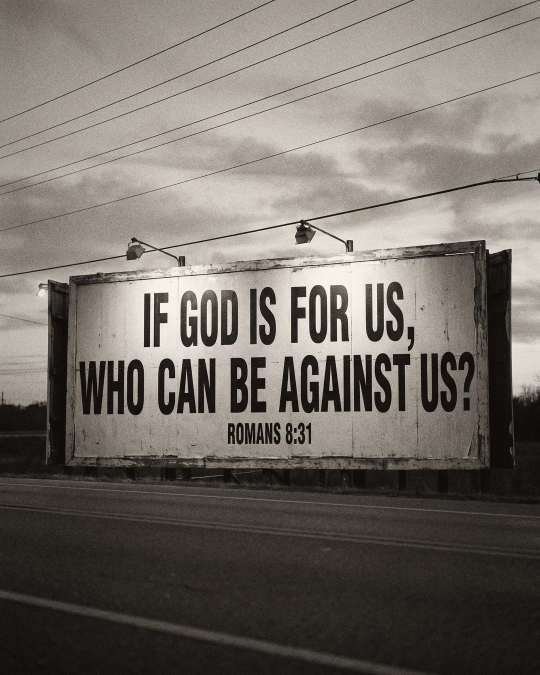
#> input picture world/2026-09-29/1.jpg, 1080 x 1350 px (shown at 1/2 size)
$ python -i world_run.py   (imports and definitions only)
#> lines starting #> are read from the running program, lines starting #| are printed output that depends on the picture
#> further down, picture is the input picture: PIL image 1080x1350 RGB; mean R, G, B 115.6, 109.2, 101.8
#!/usr/bin/env python3
"""
"Scripture in the world": the 11 AM Instagram carousel.

Every slide is a photograph with one short line placed in the scene (a
billboard, a cafe chalkboard, a note on a dashboard, a departure board), and
the last slide asks for an Amen. Most lines are word-for-word BSB; a couple
a day are our own conversational lines with the verse they come from beneath
them (studio/world/lines.json, checked by tools/check_world_lines.py). The
scenes are studio/world/scenes.json; Google's Gemini image model draws them.
This script plans the post, calls the model, gives every slide the same warm
black-and-white finish, checks the words on each slide, and records state.

    python3 tools/world_run.py status  W --date D   # posted, staged or fresh
    python3 tools/world_run.py plan    W --date D   # or --lines a,b,.. --scenes x,y,..
    python3 tools/world_run.py generate W [--only 3,5]
    python3 tools/world_run.py grade   W
    python3 tools/world_run.py verify  W            # compares W/work/read.json with the plan
    python3 tools/world_run.py final   W            # the cards that passed, in order
    python3 tools/world_run.py caption-check W
    python3 tools/world_run.py package W --date D --status posted|failed [--permalink U] [--media-id I] [--note T] [--staged]
    python3 tools/world_run.py sheet   W

The key: GEMINI_API_KEY, or --env-file PATH holding a GEMINI_API_KEY= line
(Ric's Mac reads the app repo's .env.local). In the cloud routine neither is
set: the environment's API credential adds the x-goog-api-key header on the
way out, so no command, file or variable there ever holds it.

W/work/read.json is written by whoever looks at the slides (Claude, in the
routine): {"1": "every word seen on slide 1", ...}, and W/work/defects.json
names slides with a visible flaw: {"4": "extra letters on a sign"}. `verify`
compares the words with the plan, word for word, ignoring case and
punctuation. A slide that fails is redrawn once; if it fails again, `final`
leaves it out. Nothing that misquotes Scripture is ever posted.
"""

import base64
import concurrent.futures
import datetime as dt
import json
import os
import random
import re
import shutil
import subprocess
import sys
import time
import urllib.error
import urllib.request

try:
    import PIL  # noqa: F401
except ImportError:
    # The cloud sandbox ships without Pillow, and its bare `pip` can install into
    # a different Python than `python3` (2026-10-08). Install into this one.
    subprocess.check_call([sys.executable, "-m", "pip", "install", "--quiet", "pillow"])

from PIL import Image, ImageChops, ImageDraw, ImageFont, ImageOps, ImageStat

import verses  # the record of what has been posted, for fresh Scripture

HERE = os.path.dirname(os.path.abspath(__file__))
ROOT = os.path.dirname(HERE)
WORLD = os.path.join(ROOT, "studio", "world")
STATE = os.path.join(ROOT, "studio", "state", "world-pointer.json")
SHARE_STATE = os.path.join(ROOT, "studio", "state", "share-pointer.json")
# Wednesday, Thursday and Sunday post a share format instead (tools/share_run.py).
SHARE_DAYS = {2: "thought", 3: "person", 6: "blessing"}
MORNING = os.path.join(ROOT, "studio", "state", "pointer.json")  # the 7 AM post's state
SETTINGS = os.path.join(ROOT, "studio", "config", "settings.json")
RAW = "https://raw.githubusercontent.com/Chasten-LLC/chasten-social/main/world/{date}/{n}.jpg"
MODEL = os.environ.get("WORLD_MODEL", "gemini-3-pro-image")
API = "https://generativelanguage.googleapis.com/v1beta/models/{model}:generateContent"
PRICE = 0.134  # dollars per 2K drawing on gemini-3-pro-image (ai.google.dev pricing, 2026-09)
W_OUT, H_OUT = 1080, 1350

# One theme gives each post its centre; the rest of the slides come from anywhere.
THEMES = ["trust", "peace", "strength", "hope", "love", "rest", "courage", "identity",
          "presence", "grace", "guidance", "timing", "joy", "prayer", "gratitude"]
CONTENT_SLIDES = 8   # plus the closing slide
SAID_PER_POST = 2    # our own conversational lines; the rest are Scripture
REST_FLOORS = (21, 14, 7, 1)  # days a verse rests, the strictest that still fills a post
LOOK_AHEAD = 13      # days of coming 7 AM and share posts whose verses the world post leaves alone
SCENE_GAP = 2        # posts before a scene may appear again
MIN_FINAL = 5        # cards a post needs after failed slides are left out

STYLE = ("A black-and-white 35mm film photograph with a subtle warm tone, natural light, "
         "soft film grain, shallow depth of field, candid and cinematic, photorealistic. "
         "Vertical 4:5 framing, with the words large and clear enough to read on a phone.")
# The look of the day (Ric, 2026-10-08: "none of the 11am posts are in color").
# Black and white stays one day a week; the share days (Wed, Thu, Sun) run
# tools/share_run.py instead, so their entries here are only a fallback.
LOOKS = {
    "bw": STYLE,
    "warm-film": ("A color 35mm film photograph with warm, natural colors like Kodak Portra, soft daylight, gentle "
                  "film grain, shallow depth of field, candid and cinematic, photorealistic. Vertical 4:5 framing, with "
                  "the words large and clear enough to read on a phone."),
    "golden-hour": ("A color photograph at golden hour: low warm sunlight, long soft shadows, a little lens glow, rich "
                    "but natural colors, gentle film grain, shallow depth of field, candid and cinematic, photorealistic. "
                    "Vertical 4:5 framing, with the words large and clear enough to read on a phone."),
}
WEEK_LOOKS = ["warm-film", "bw", "warm-film", "golden-hour", "golden-hour", "warm-film", "golden-hour"]  # Monday first
RULE = ("These are the only readable words anywhere in the image: {words}. Spell every "
        "word exactly as written here and keep the punctuation. Add no other text, letters, "
        "numbers, logos, signs, labels, captions or watermarks anywhere.")


# [11 lines left out: functions load, dump, not called in this run]


def arg(name, default=None):
    return sys.argv[sys.argv.index(name) + 1] if name in sys.argv else default


# [27 lines left out: functions api_key, words, rows_of, not called in this run]


def shape(text, scene):
    return text.upper() if scene.get("case") == "upper" else text


# [13 lines left out: function prompt_for, not called in this run]


def fits(line, scene):
    return len(words(line["text"])) <= scene.get("maxWords", 99)


# Mood first (Ric, 2026-10-13): a scene's feel must suit its line. Comfort and rest lines are tender,
# joy lines exuberant; scenes.json tags the few scenes with a strong feel ("lively", "hushed").
TENDER_THEMES = {"comfort", "rest"}
EXUBERANT_THEMES = {"joy"}
CLASHES = {("tender", "lively"), ("exuberant", "hushed")}


# [9 lines left out: function line_tone, not called in this run]


def suits(line, scene):
    return (line_tone(line), scene.get("tone")) not in CLASHES


# [217 lines left out: functions upcoming, pick, audio_for, plan, draw_one, generate, not called in this run]


def trim_border(im):
    """Cut away a flat photo-print border when the model draws one: edge rows
    and columns that are one even white or black. A real photo's edge always
    varies (stddev 8 and up); a drawn border is under 1. At most 8% a side."""
    g = ImageOps.grayscale(im)
    w, h = g.size
#> w = 1080; h = 1350

    def run(boxes):
        n = 0
        for box in boxes:
            st = ImageStat.Stat(g.crop(box))
            if st.stddev[0] >= 3 or 20 <= st.mean[0] <= 235:
                break
            n += 1
#> after the loop, n = 0
        return n + 4 if n else 0  # and the soft row where border meets photo

    top = run((0, y, w, y + 1) for y in range(int(h * 0.08)))
#> top = 0
    bottom = run((0, h - 1 - y, w, h - y) for y in range(int(h * 0.08)))
#> bottom = 0
    left = run((x, 0, x + 1, h) for x in range(int(w * 0.08)))
#> left = 0
    right = run((w - 1 - x, 0, w - x, h) for x in range(int(w * 0.08)))
#> right = 0
    return im.crop((left, top, w - right, h - bottom))


def finish(im, look="bw"):
    """The Chasten finish: cover-cut to 4:5, a little grain and a soft vignette,
    so nine different scenes read as one post. The "bw" look turns it warm black
    and white; the color looks keep the color, a touch warmer, blacks lifted
    like film."""
    im = trim_border(im.convert("RGB"))
    w, h = im.size
#> w = 1080; h = 1350
    if w / h > W_OUT / H_OUT:
        nw = round(h * W_OUT / H_OUT)
        im = im.crop(((w - nw) // 2, 0, (w - nw) // 2 + nw, h))
    else:
        nh = round(w * H_OUT / W_OUT)
#> nh = 1350
        im = im.crop((0, (h - nh) // 2, w, (h - nh) // 2 + nh))
    im = im.resize((W_OUT, H_OUT), Image.LANCZOS)
    if look != "bw":
        r, g, b = im.split()
        r = r.point(lambda v: min(255, int(v * 1.035)))
        b = b.point(lambda v: int(v * 0.965))
        out = Image.merge("RGB", (r, g, b)).point(lambda v: int(10 + v * 245 / 255))
        out = out.point(lambda v: max(0, min(255, int(127.5 + 0.92 * (v - 127.5)))))
        noise = Image.effect_noise((W_OUT, H_OUT), 14)
        out = ImageChops.soft_light(out, Image.merge("RGB", [noise] * 3))
        ring = Image.radial_gradient("L").resize((W_OUT, H_OUT), Image.BILINEAR)
        ring = ring.point(lambda v: 255 - int(max(0, v - 110) * 0.30))
        return ImageChops.multiply(out, Image.merge("RGB", [ring] * 3))
    mono = ImageOps.grayscale(im)
    mono = ImageOps.autocontrast(mono, cutoff=(0.4, 0.4))
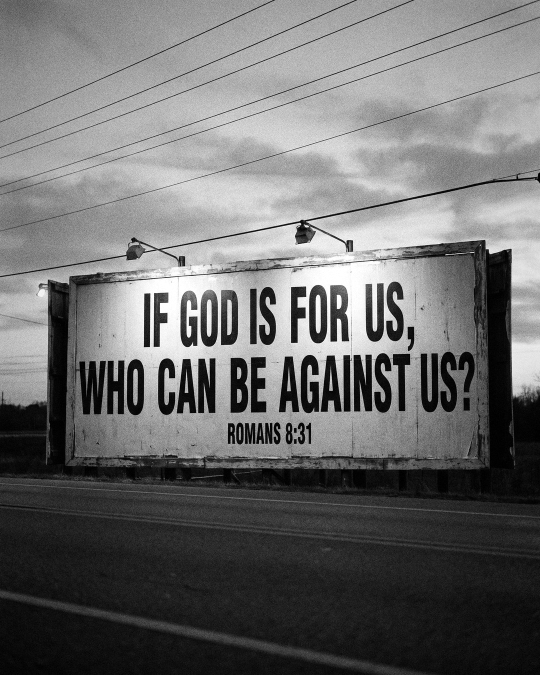
#> mono: PIL image 1080x1350 L (shown at 1/2 size); min 0, max 255, mean 109.2
    out = ImageOps.colorize(mono, black=(17, 14, 12), white=(248, 242, 233), mid=(128, 119, 108))
    noise = Image.effect_noise((W_OUT, H_OUT), 22)
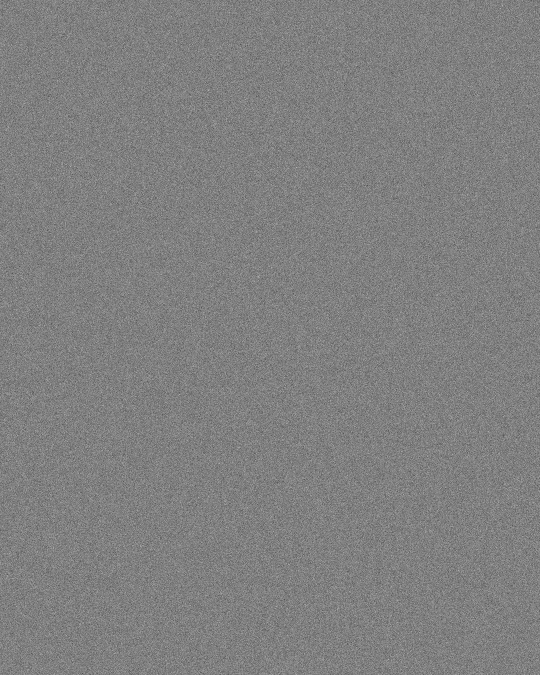
#> noise: PIL image 1080x1350 L (shown at 1/2 size); min 11, max 230, mean 127.5
    out = ImageChops.soft_light(out, Image.merge("RGB", [noise] * 3))
    ring = Image.radial_gradient("L").resize((W_OUT, H_OUT), Image.BILINEAR)
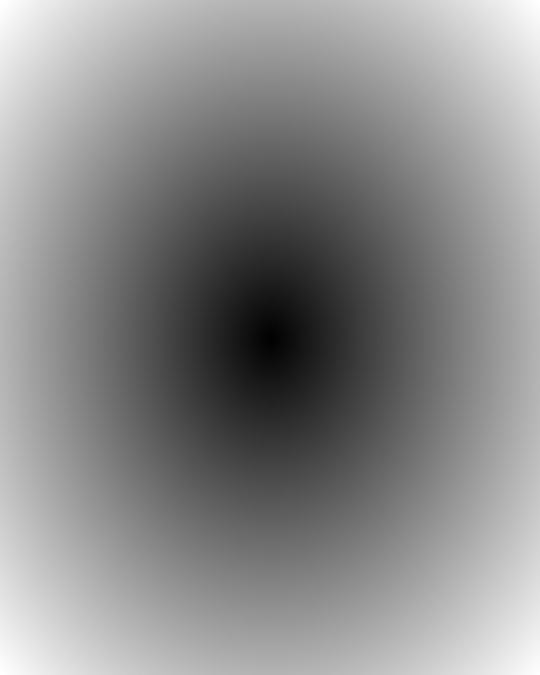
#> ring: PIL image 1080x1350 L (shown at 1/2 size); min 0, max 255, mean 138.1
    ring = ring.point(lambda v: 255 - int(max(0, v - 110) * 0.30))
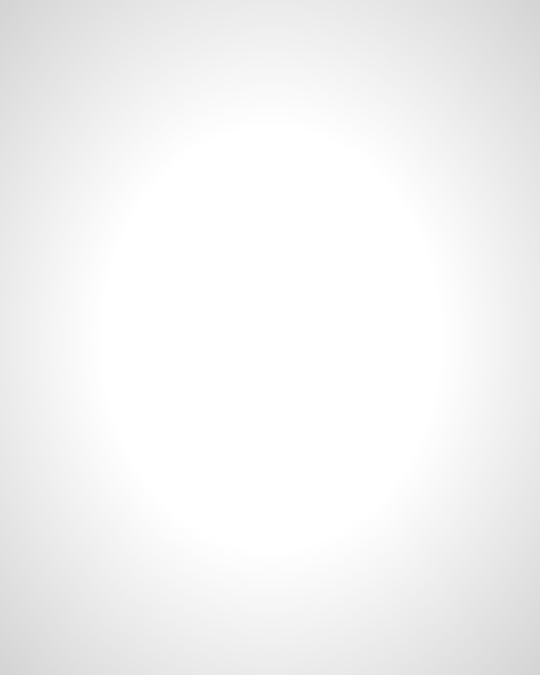
#> ring: PIL image 1080x1350 L (shown at 1/2 size); min 212, max 255, mean 243.7
    return ImageChops.multiply(out, Image.merge("RGB", [ring] * 3))
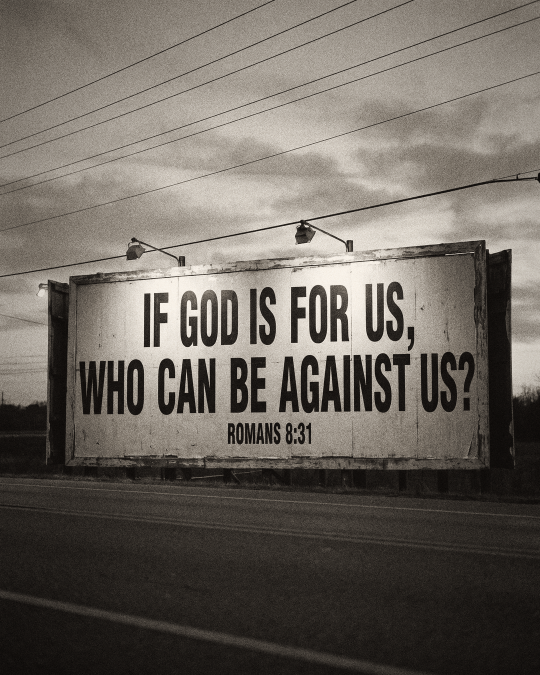
#> returned value: PIL image 1080x1350 RGB (shown at 1/2 size); mean R, G, B 107.9, 101.8, 94.6


# [60 lines left out: functions grade, verify, final, not called in this run]


EMOJI = re.compile("[\U0001F000-\U0001FAFF☀-➿]")


# [109 lines left out: functions caption_check, status, package, sheet, main, not called in this run]


# [2 lines not run here, left out]

>>> from PIL import Image
>>> picture = Image.open('../world/2026-09-29/1.jpg')
>>> result = finish(picture)

$ run again, on world/2026-09-30/3.jpg
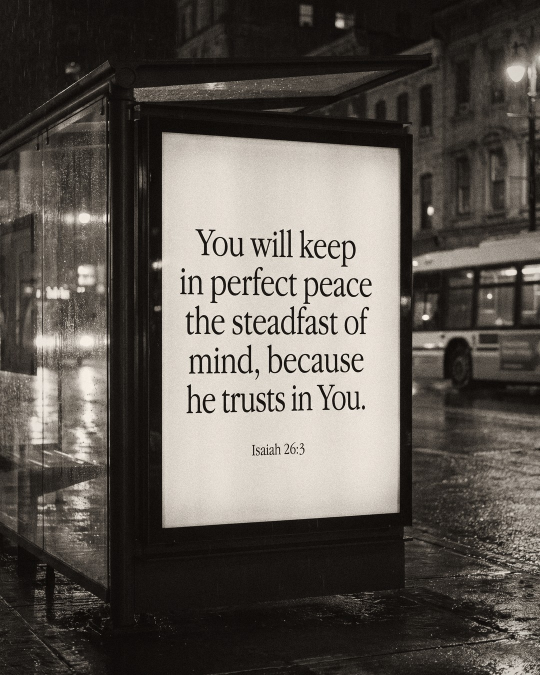
#> input picture world/2026-09-30/3.jpg, 1080 x 1350 px (shown at 1/2 size)
#> picture is the input picture: PIL image 1080x1350 RGB; mean R, G, B 93.4, 87.8, 81.7
#> after the loop in run, `for box in boxes:`: n = 0
#> in finish, `mono = ImageOps.autocontrast(mono, cutoff=(0.4, 0.4))`:
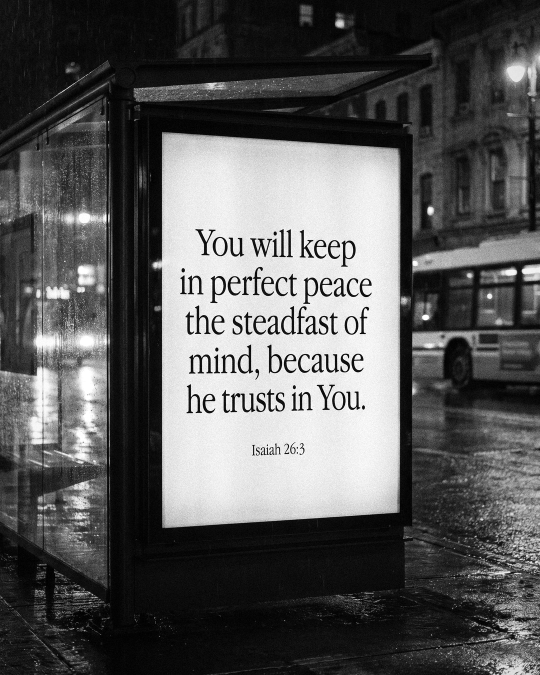
#> mono: PIL image 1080x1350 L (shown at 1/2 size); min 0, max 255, mean 89.6

$ run again, on world/2026-09-30/4.jpg
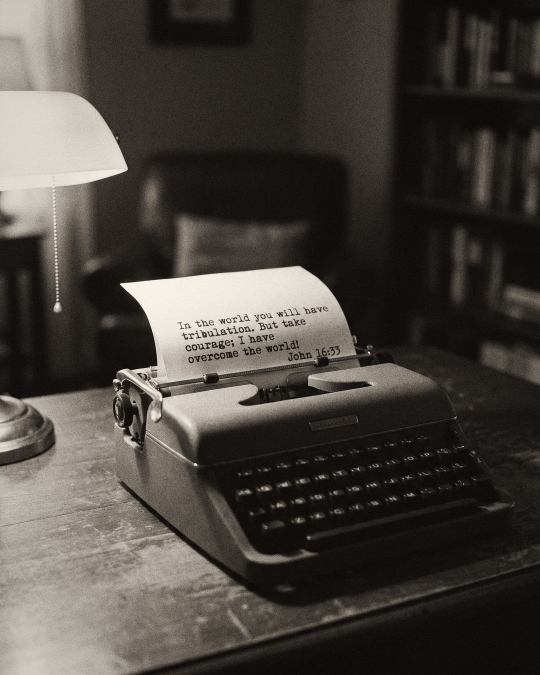
#> input picture world/2026-09-30/4.jpg, 1080 x 1350 px (shown at 1/2 size)
#> picture is the input picture: PIL image 1080x1350 RGB; mean R, G, B 72.6, 67.4, 62
#> after the loop in run, `for box in boxes:`: n = 0
#> in finish, `mono = ImageOps.autocontrast(mono, cutoff=(0.4, 0.4))`:
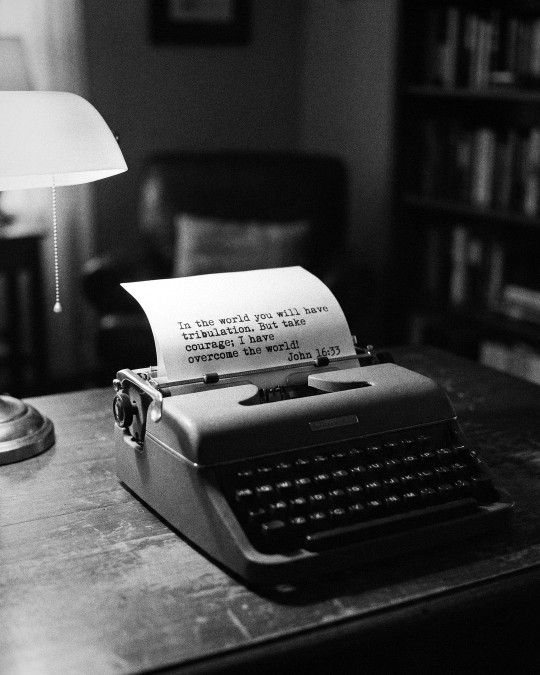
#> mono: PIL image 1080x1350 L (shown at 1/2 size); min 0, max 255, mean 65.1
#> in finish, `return ImageChops.multiply(out, Image.merge("RGB", [ring] * 3))`:
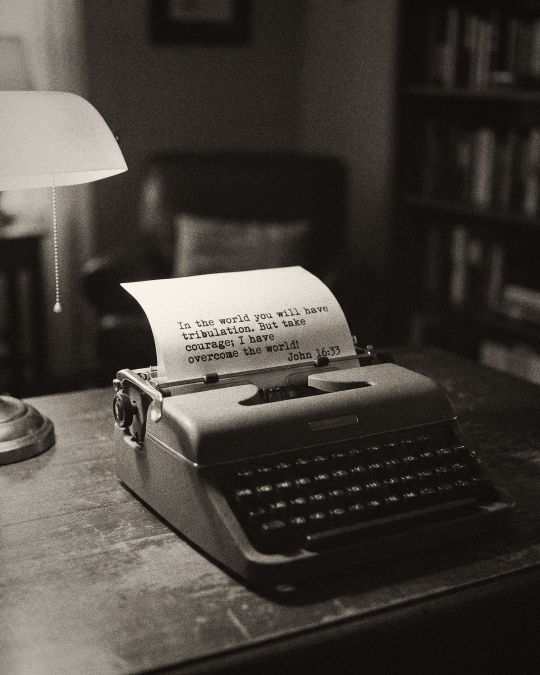
#> returned value: PIL image 1080x1350 RGB (shown at 1/2 size); mean R, G, B 69.2, 64.3, 59.1

$ run again, on world/2026-10-01/1.jpg
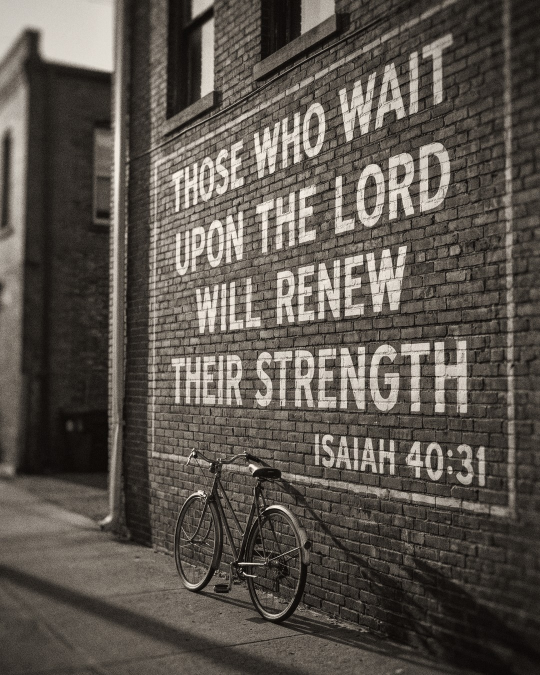
#> input picture world/2026-10-01/1.jpg, 1080 x 1350 px (shown at 1/2 size)
#> picture is the input picture: PIL image 1080x1350 RGB; mean R, G, B 90.9, 84.6, 77.5
#> after the loop in run, `for box in boxes:`: n = 0
#> in finish, `mono = ImageOps.autocontrast(mono, cutoff=(0.4, 0.4))`:
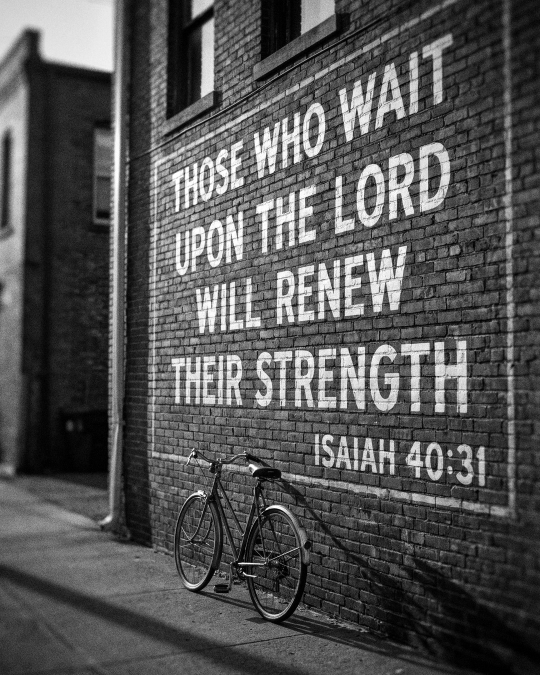
#> mono: PIL image 1080x1350 L (shown at 1/2 size); min 0, max 255, mean 84.2
